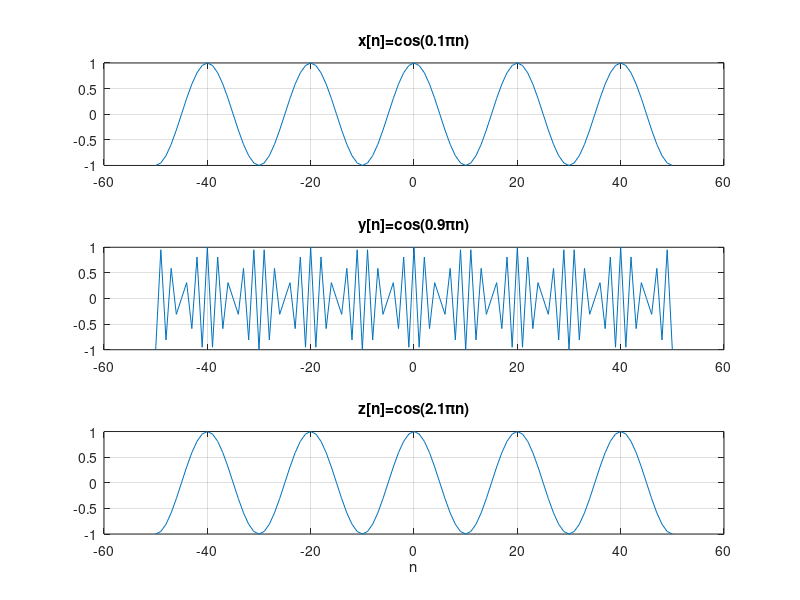

Reproduce this figure in MATLAB.
n=-50:50; %definimos un rango para la grafica
x=cos(pi*0.1*n); %definimos la funcion x
y=cos(pi*0.9*n); %definimos la funcion y
z=cos(pi*2.1*n); %definimos la funcion z
subplot(311); %esto nos permite tener las tres graficas en la misma imagen
plot(n,x); %graficamos la funcion x
title('x[n]=cos(0.1\pin)') % titulo de la funcion x
grid
subplot(312); %esto nos permite tener las tres graficas en la misma imagen
plot(n,y); %graficamos la funcion y
title('y[n]=cos(0.9\pin)') % titulo de la funcion y
grid
subplot(313); %esto nos permite tener las tres graficas en la misma imagen
plot(n,z); %graficamos la funcion z
grid
title('z[n]=cos(2.1\pin)') %titulo de la funcion z
xlabel('n')
